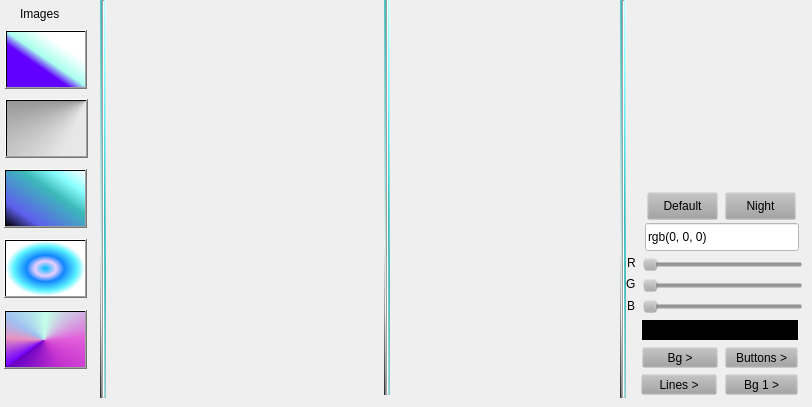
    <widget class="QWidget" name="tab_3">
     <attribute name="title">
      <string>Preferences</string>
     </attribute>
     <widget class="Line" name="line_9">
      <property name="geometry">
       <rect>
        <x>100</x>
        <y>0</y>
        <width>6</width>
        <height>398</height>
       </rect>
      </property>
      <property name="minimumSize">
       <size>
        <width>6</width>
        <height>0</height>
       </size>
      </property>
      <property name="maximumSize">
       <size>
        <width>6</width>
        <height>16777215</height>
       </size>
      </property>
      <property name="styleSheet">
       <string notr="true">
background-color: qlineargradient(spread:pad, x1:0, y1:1, x2:1, y2:0, stop:0 rgba(0, 0, 0, 255), stop:0.228856 rgba(162, 162, 162, 0), stop:0.60199 rgba(61, 185, 185, 255), stop:0.79602 rgba(138, 255, 255, 255), stop:1 rgba(255, 255, 255, 255));</string>
      </property>
      <property name="orientation">
       <enum>Qt::Vertical</enum>
      </property>
     </widget>
     <widget class="Line" name="line_10">
      <property name="geometry">
       <rect>
        <x>384</x>
        <y>-3</y>
        <width>6</width>
        <height>398</height>
       </rect>
      </property>
      <property name="minimumSize">
       <size>
        <width>6</width>
        <height>0</height>
       </size>
      </property>
      <property name="maximumSize">
       <size>
        <width>6</width>
        <height>16777215</height>
       </size>
      </property>
      <property name="styleSheet">
       <string notr="true">
background-color: qlineargradient(spread:pad, x1:0, y1:1, x2:1, y2:0, stop:0 rgba(0, 0, 0, 255), stop:0.228856 rgba(162, 162, 162, 0), stop:0.60199 rgba(61, 185, 185, 255), stop:0.79602 rgba(138, 255, 255, 255), stop:1 rgba(255, 255, 255, 255));</string>
      </property>
      <property name="orientation">
       <enum>Qt::Vertical</enum>
      </property>
     </widget>
     <widget class="Line" name="line_11">
      <property name="geometry">
       <rect>
        <x>620</x>
        <y>0</y>
        <width>6</width>
        <height>398</height>
       </rect>
      </property>
      <property name="minimumSize">
       <size>
        <width>6</width>
        <height>0</height>
       </size>
      </property>
      <property name="maximumSize">
       <size>
        <width>6</width>
        <height>16777215</height>
       </size>
      </property>
      <property name="styleSheet">
       <string notr="true">
background-color: qlineargradient(spread:pad, x1:0, y1:1, x2:1, y2:0, stop:0 rgba(0, 0, 0, 255), stop:0.228856 rgba(162, 162, 162, 0), stop:0.60199 rgba(61, 185, 185, 255), stop:0.79602 rgba(138, 255, 255, 255), stop:1 rgba(255, 255, 255, 255));</string>
      </property>
      <property name="orientation">
       <enum>Qt::Vertical</enum>
      </property>
     </widget>
     <widget class="QPushButton" name="Im1">
      <property name="geometry">
       <rect>
        <x>5</x>
        <y>30</y>
        <width>82</width>
        <height>59</height>
       </rect>
      </property>
      <property name="styleSheet">
       <string notr="true">background-color: qlineargradient(spread:pad, x1:0, y1:1, x2:0.721, y2:0.266955, stop:0.537313 rgba(97, 0, 255, 255), stop:0.696517 rgba(169, 255, 238, 255), stop:1 rgba(255, 255, 255, 255));</string>
      </property>
      <property name="text">
       <string/>
      </property>
     </widget>
     <widget class="QPushButton" name="Im2">
      <property name="geometry">
       <rect>
        <x>5</x>
        <y>99</y>
        <width>83</width>
        <height>59</height>
       </rect>
      </property>
      <property name="styleSheet">
       <string notr="true">background-color: qconicalgradient(cx:1, cy:0, angle:44.2, stop:0 rgba(0, 0, 0, 255), stop:0.577114 rgba(230, 230, 230, 255), stop:1 rgba(255, 255, 255, 255));</string>
      </property>
      <property name="text">
       <string/>
      </property>
     </widget>
     <widget class="QPushButton" name="Im3">
      <property name="geometry">
       <rect>
        <x>4</x>
        <y>169</y>
        <width>83</width>
        <height>59</height>
       </rect>
      </property>
      <property name="styleSheet">
       <string notr="true">background-color: qlineargradient(spread:pad, x1:0, y1:1, x2:1, y2:0, stop:0 rgba(0, 0, 0, 255), stop:0.21393 rgba(94, 94, 237, 255), stop:0.60199 rgba(61, 185, 185, 255), stop:0.79602 rgba(138, 255, 255, 255), stop:1 rgba(255, 255, 255, 255));</string>
      </property>
      <property name="text">
       <string/>
      </property>
     </widget>
     <widget class="QPushButton" name="Im4">
      <property name="geometry">
       <rect>
        <x>4</x>
        <y>239</y>
        <width>83</width>
        <height>59</height>
       </rect>
      </property>
      <property name="styleSheet">
       <string notr="true">background-color: qradialgradient(spread:pad, cx:0.5, cy:0.5, radius:0.5, fx:0.5, fy:0.5, stop:0 rgba(0, 188, 255, 255), stop:0.268657 rgba(234, 206, 255, 255), stop:0.477612 rgba(17, 133, 255, 255), stop:0.800995 rgba(91, 242, 255, 255), stop:1 rgba(255, 255, 255, 255));</string>
      </property>
      <property name="text">
       <string/>
      </property>
     </widget>
     <widget class="QPushButton" name="Im5">
      <property name="geometry">
       <rect>
        <x>4</x>
        <y>310</y>
        <width>83</width>
        <height>59</height>
       </rect>
      </property>
      <property name="styleSheet">
       <string notr="true">background-color: qconicalgradient(cx:0.480199, cy:0.511, angle:226.1, stop:0 rgba(105, 0, 196, 255), stop:0.20398 rgba(199, 52, 208, 255), stop:0.383085 rgba(226, 95, 218, 255), stop:0.61194 rgba(196, 255, 232, 255), stop:0.756219 rgba(160, 192, 241, 255), stop:0.860697 rgba(233, 146, 191, 255), stop:1 rgba(116, 0, 255, 255));</string>
      </property>
      <property name="text">
       <string/>
      </property>
     </widget>
     <widget class="QLabel" name="label_9">
      <property name="geometry">
       <rect>
        <x>20</x>
        <y>0</y>
        <width>66</width>
        <height>28</height>
       </rect>
      </property>
      <property name="styleSheet">
       <string notr="true">background-color: rgba(162, 162, 162, 0);
color: rgb(0, 0, 0);
font: 63 11pt &quot;FreeSans&quot;;</string>
      </property>
      <property name="text">
       <string>Images</string>
      </property>
     </widget>
     <widget class="QSlider" name="RSlider">
      <property name="geometry">
       <rect>
        <x>643</x>
        <y>257</y>
        <width>160</width>
        <height>16</height>
       </rect>
      </property>
      <property name="styleSheet">
       <string notr="true">background-color: rgba(162, 162, 162, 0);</string>
      </property>
      <property name="maximum">
       <number>255</number>
      </property>
      <property name="orientation">
       <enum>Qt::Horizontal</enum>
      </property>
     </widget>
     <widget class="QSlider" name="GSlider">
      <property name="geometry">
       <rect>
        <x>643</x>
        <y>278</y>
        <width>160</width>
        <height>16</height>
       </rect>
      </property>
      <property name="styleSheet">
       <string notr="true">background-color: rgba(162, 162, 162, 0);</string>
      </property>
      <property name="maximum">
       <number>255</number>
      </property>
      <property name="orientation">
       <enum>Qt::Horizontal</enum>
      </property>
     </widget>
     <widget class="QSlider" name="BSlider">
      <property name="geometry">
       <rect>
        <x>643</x>
        <y>299</y>
        <width>160</width>
        <height>16</height>
       </rect>
      </property>
      <property name="styleSheet">
       <string notr="true">background-color: rgba(162, 162, 162, 0);</string>
      </property>
      <property name="maximum">
       <number>255</number>
      </property>
      <property name="orientation">
       <enum>Qt::Horizontal</enum>
      </property>
     </widget>
     <widget class="QLineEdit" name="RgbString">
      <property name="geometry">
       <rect>
        <x>645</x>
        <y>223</y>
        <width>154</width>
        <height>28</height>
       </rect>
      </property>
      <property name="styleSheet">
       <string notr="true">background-color: rgb(255, 255, 255);
color: rgb(0, 0, 0);</string>
      </property>
      <property name="text">
       <string>rgb(0, 0, 0)</string>
      </property>
     </widget>
     <widget class="QLabel" name="label_10">
      <property name="geometry">
       <rect>
        <x>627</x>
        <y>249</y>
        <width>16</width>
        <height>27</height>
       </rect>
      </property>
      <property name="styleSheet">
       <string notr="true">background-color: rgba(162, 162, 162, 0);
color: rgb(0, 0, 0);</string>
      </property>
      <property name="text">
       <string>R</string>
      </property>
     </widget>
     <widget class="QLabel" name="label_11">
      <property name="geometry">
       <rect>
        <x>626</x>
        <y>273</y>
        <width>16</width>
        <height>22</height>
       </rect>
      </property>
      <property name="styleSheet">
       <string notr="true">background-color: rgba(162, 162, 162, 0);
color: rgb(0, 0, 0);</string>
      </property>
      <property name="text">
       <string>G</string>
      </property>
     </widget>
     <widget class="QLabel" name="label_12">
      <property name="geometry">
       <rect>
        <x>627</x>
        <y>296</y>
        <width>16</width>
        <height>20</height>
       </rect>
      </property>
      <property name="styleSheet">
       <string notr="true">background-color: rgba(162, 162, 162, 0);
color: rgb(0, 0, 0);</string>
      </property>
      <property name="text">
       <string>B</string>
      </property>
     </widget>
     <widget class="QLabel" name="ColorsLabel">
      <property name="geometry">
       <rect>
        <x>642</x>
        <y>320</y>
        <width>156</width>
        <height>20</height>
       </rect>
      </property>
      <property name="styleSheet">
       <string notr="true">background-color: rgb(0, 0, 0);</string>
      </property>
      <property name="frameShape">
       <enum>QFrame::Panel</enum>
      </property>
      <property name="frameShadow">
       <enum>QFrame::Raised</enum>
      </property>
      <property name="lineWidth">
       <number>3</number>
      </property>
      <property name="text">
       <string/>
      </property>
     </widget>
     <widget class="QPushButton" name="SendBg">
      <property name="geometry">
       <rect>
        <x>642</x>
        <y>347</y>
        <width>76</width>
        <height>21</height>
       </rect>
      </property>
      <property name="styleSheet">
       <string notr="true">background-color: rgba(162, 162, 162, 0);
color: rgb(0, 0, 0);</string>
      </property>
      <property name="text">
       <string>Bg &gt;</string>
      </property>
     </widget>
     <widget class="QPushButton" name="NightThemeButton">
      <property name="geometry">
       <rect>
        <x>725</x>
        <y>192</y>
        <width>71</width>
        <height>28</height>
       </rect>
      </property>
      <property name="styleSheet">
       <string notr="true">background-color: rgba(162, 162, 162, 0);
color: rgb(0, 0, 0);</string>
      </property>
      <property name="text">
       <string>Night</string>
      </property>
     </widget>
     <widget class="QPushButton" name="DefaultThemeButton">
      <property name="geometry">
       <rect>
        <x>647</x>
        <y>192</y>
        <width>71</width>
        <height>28</height>
       </rect>
      </property>
      <property name="styleSheet">
       <string notr="true">background-color: rgba(162, 162, 162, 0);
color: rgb(0, 0, 0);</string>
      </property>
      <property name="text">
       <string>Default</string>
      </property>
     </widget>
     <widget class="QPushButton" name="SendButtons">
      <property name="geometry">
       <rect>
        <x>725</x>
        <y>347</y>
        <width>73</width>
        <height>21</height>
       </rect>
      </property>
      <property name="styleSheet">
       <string notr="true">background-color: rgba(162, 162, 162, 0);
color: rgb(0, 0, 0);</string>
      </property>
      <property name="text">
       <string>Buttons &gt;</string>
      </property>
     </widget>
     <widget class="QPushButton" name="SendLines">
      <property name="geometry">
       <rect>
        <x>641</x>
        <y>374</y>
        <width>76</width>
        <height>21</height>
       </rect>
      </property>
      <property name="styleSheet">
       <string notr="true">background-color: rgba(162, 162, 162, 0);
color: rgb(0, 0, 0);</string>
      </property>
      <property name="text">
       <string>Lines &gt;</string>
      </property>
     </widget>
     <widget class="QPushButton" name="SendBg1">
      <property name="geometry">
       <rect>
        <x>725</x>
        <y>374</y>
        <width>73</width>
        <height>21</height>
       </rect>
      </property>
      <property name="styleSheet">
       <string notr="true">background-color: rgba(162, 162, 162, 0);
color: rgb(0, 0, 0);</string>
      </property>
      <property name="text">
       <string>Bg 1 &gt;</string>
      </property>
     </widget>
    </widget>
